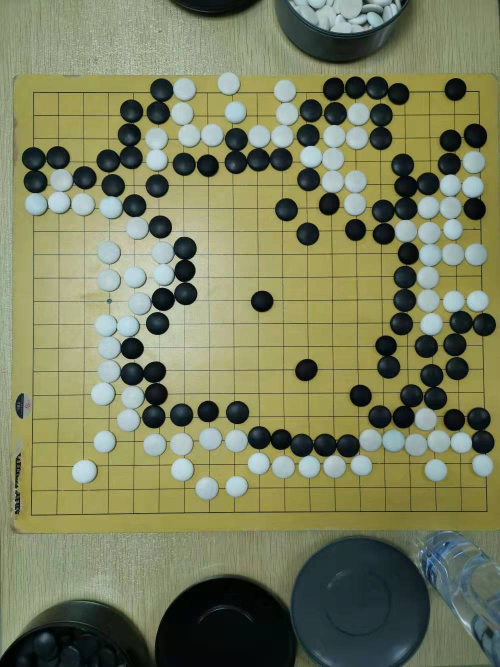
#> input picture models/1.jpg, 1000 x 1334 px, found by its file name (shown at 1/2 size)
$ python Remapper.py   (older library calls are emulated)
#> lines starting #> are read from the running program, lines starting #| are printed output that depends on the picture; after the words box and inside, x2 and y2 are one past the last pixel; in counts of white or black regions, pixels touching at a corner belong together
#!/usr/bin/python3
# code by nicapoet
import cv2
import numpy as np
import random
import struct


# [87 lines left out: functions remapImage, createLineIterator, mouse_call_back, not called in this run]


if __name__ == '__main__':
    srcImage = cv2.imread('../dataset/test_image/1.jpg')
#> srcImage is the input picture: shape (1334, 1000, 3); mean B, G, R 93.5, 127.2, 122.6
    srcImage = cv2.GaussianBlur(srcImage, (5, 5), 1)
    edgeImage = cv2.Canny(srcImage, 60, 100)
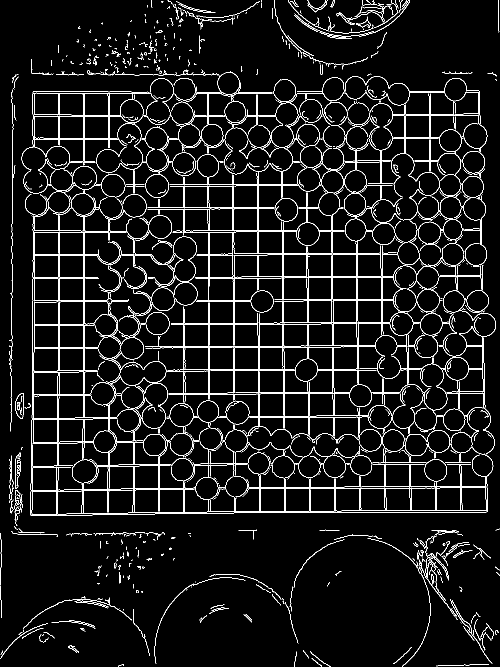
#> edgeImage: shape (1334, 1000) (shown at 1/2 size); 6% white in thin lines or dots
    edgeImage = cv2.dilate(edgeImage, cv2.getStructuringElement(0, (2, 2)))
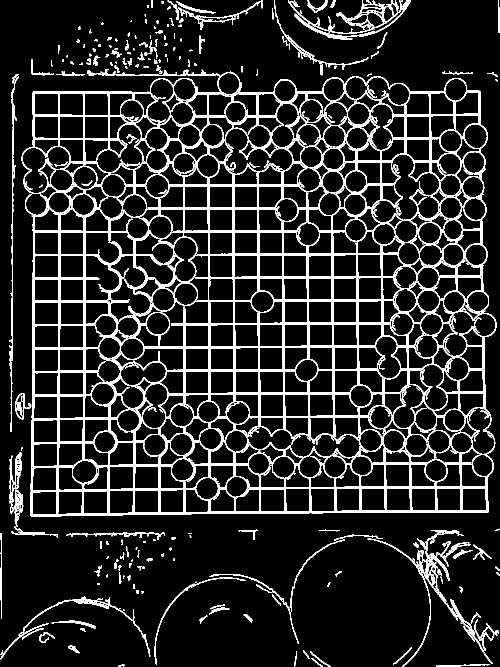
#> edgeImage: shape (1334, 1000) (shown at 1/2 size); 12.5% white in thin lines or dots
    # edgeImage = cv2.erode(edgeImage, cv2.getStructuringElement(0, (3, 3)))
    contours, hierary = cv2.findContours(edgeImage, cv2.RETR_EXTERNAL, cv2.CHAIN_APPROX_SIMPLE)
#> contours = 222 contours, 113 with area under 20; largest, box (x1, y1, x2, y2) and area: (43, 138, 993, 1033) 775731, (735, 1060, 986, 1334) 4070, (576, 0, 821, 79) 3810, (0, 1192, 265, 1319) 1050, (30, 786, 63, 839) 772

    contoursImage = srcImage
    for i in range(len(contours)):
        if cv2.contourArea(contours[i]) < 50:
            continue
        # approx = cv2.approxPolyDP(contours[i], 5, True)
        color = (random.randint(0, 255), random.randint(0, 255), random.randint(0, 255))
#> (the run stopped early here; a loop or call above may not have finished)
